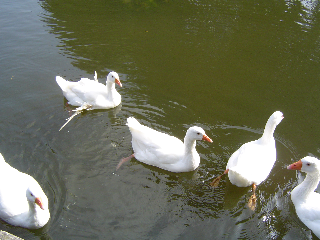
#> input picture post-processing/im1.png, 320 x 240 px
$ python CRF.py
#> lines starting #> are read from the running program, lines starting #| are printed output that depends on the picture
import numpy as np
import pydensecrf.densecrf as dcrf
from skimage.io import imread, imsave
from pydensecrf.utils import unary_from_labels, create_pairwise_bilateral
from skimage.color import gray2rgb
from skimage.color import rgb2gray
import matplotlib.pyplot as plt
import pandas as pd
from tqdm import tqdm


def rle_decode(rle_mask):
    '''
    rle_mask: run-length as string formated (start length)
    shape: (height,width) of array to return
    Returns numpy array, 1 - mask, 0 - background

    '''
    s = rle_mask.split()
    starts, lengths = [np.asarray(x, dtype=int) for x in (s[0:][::2], s[1:][::2])]
    starts -= 1
    ends = starts + lengths
    img = np.zeros(101 * 101, dtype=np.uint8)
    for lo, hi in zip(starts, ends):
        img[lo:hi] = 1
    return img.reshape(101, 101)


img = imread("im1.png")
#> img is the input picture: shape (240, 320, 3); mean R, G, B 106.9, 109.6, 88.3

# convert the annotation's RGB color to a single 32-bit integer color 0xBBGGRR
anno_rgb = imread("anno1.png").astype(np.uint32)
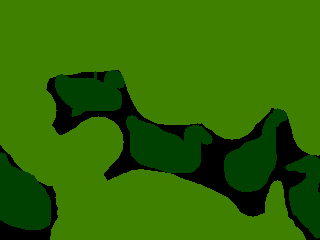
#> input picture post-processing/anno1.png, 320 x 240 px
anno_lb1 = anno_rgb[:, :, 0] + (anno_rgb[:, :, 1] << 8) + (anno_rgb[:, :, 2] << 16)
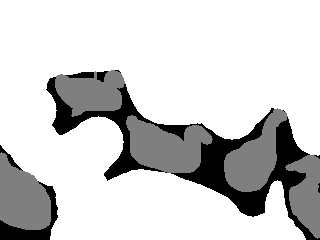
#> anno_lb1: shape (240, 320) uint32; min 0, max 32832, mean 26484.3; drawn with min black and max white

# Convert the 32bit integer color to 1,2...labels.
colors, labels = np.unique(anno_lb1, return_inverse=True)
#> colors = [0, 16384, 32832]

# But remove the all-0 black, that won't exist in MAP!
HAS_UNK = 0 in colors
#> HAS_UNK = True
if HAS_UNK:
    print(
        "Found a full-black pixel in annotation image, assuming it means 'unknow' label, and will not be present in the output!")
    print("If 0 is an acture label, consider writing your own code, or simply giving your labels only non-zero values.")
    colors = colors[1:]
#> colors = [16384, 32832]

colorize = np.empty((len(colors), 3), np.uint8)
#> colorize = [[228, 23, 195], [91, 5, 0]]
colorize[:, 0] = (colors & 0x0000FF)
colorize[:, 1] = (colors & 0x00FF00) >> 8
colorize[:, 2] = (colors & 0xFF0000) >> 16

# compute the number of classes in the label image.
# we subtract one because the number shouldn't include the value which stands for "unknown" or "unsure".
n_labels = len(set(labels.flat)) - int(HAS_UNK)
#> n_labels = 2
print(n_labels, "labels", (" plus \"unknown\" 0: " if HAS_UNK else ""), set(labels.flat))
#| 2 labels  plus "unknown" 0:  {0, 1, 2}

#> (the run stopped early here; a loop or call above may not have finished)
